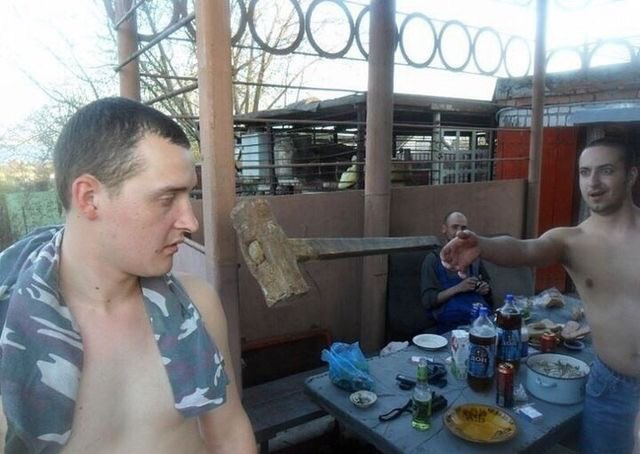
#> input picture testImage.jpg, 640 x 454 px
$ python ImageAritmericsAndLogics.py testImage.jpg
#> lines starting #> are read from the running program, lines starting #| are printed output that depends on the picture; after the words box and inside, x2 and y2 are one past the last pixel; in counts of white or black regions, pixels touching at a corner belong together
import cv2
import numpy as np
import sys


def main():
    decider = sys.argv[1]
    if (decider == "1"):
        img1 = cv2.imread('testImage.jpg')
        img1 = cv2.resize(img1, (300, 300))
        img2 = cv2.imread('im2.jpg')
        img2 = cv2.resize(img2, (300, 300))
        # total=im1+im2
        # adding 2 images pixel values
        total = cv2.add(img1, img2)
        # adding 2 images pixel values
        weight = cv2.addWeighted(img1, 0.7, img2, 0.3, 0)

        cv2.imshow('total', total)
        cv2.imshow('weight', weight)
        cv2.waitKey()
        cv2.destroyAllWindows()
    else:
        img1 = cv2.imread('testImage.jpg')
#> img1 is the input picture: shape (454, 640, 3); mean B, G, R 123.7, 120.9, 118.8
        mg1 = cv2.resize(img1, (300, 300))
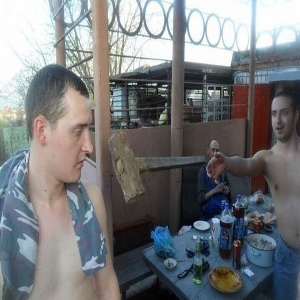
#> mg1: shape (300, 300, 3); mean B, G, R 123.6, 120.7, 118.6
        img2 = cv2.imread('im2.jpg')
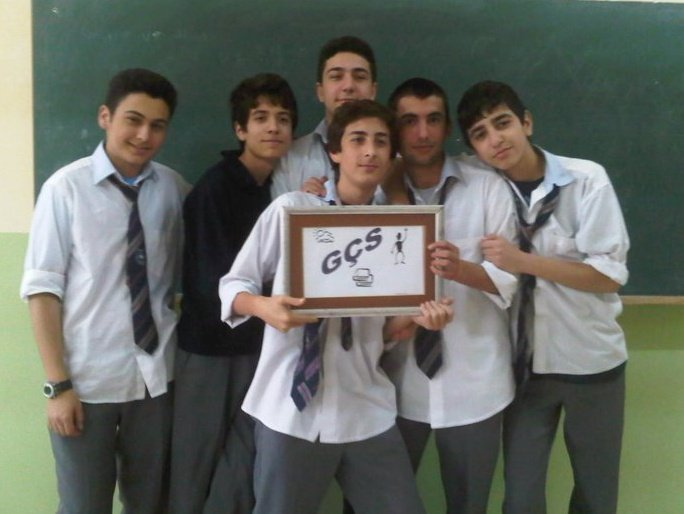
#> input picture im2.jpg, 684 x 514 px
#> img2 is the input picture: shape (514, 684, 3); mean B, G, R 98.2, 105.8, 102.1
        img2 = cv2.resize(img2, (300, 300))
#> img2: shape (300, 300, 3)

        rows, column, channel = img2.shape
#> rows = 300; column = 300; channel = 3
        # get the row column and channel info
        roi = img1[0:rows, 0:column]
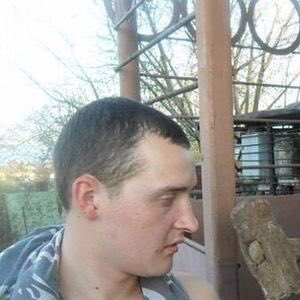
#> roi: shape (300, 300, 3); mean B, G, R 155.7, 159.6, 161.7
        # region of interest with image rows and columns

        img2Gray = cv2.cvtColor(img2, cv2.COLOR_BGR2GRAY)
        # get the image with gray scale
        ret, masks = cv2.threshold(img2Gray, 180, 255, cv2.THRESH_BINARY_INV)
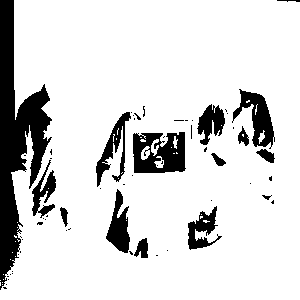
#> masks: shape (300, 300); 85.1% white; 61 black regions (46 under 20 px), largest, box (x1, y1, x2, y2) and area: (0, 0, 52, 290) 6248, (133, 132, 186, 173) 1661, (232, 89, 275, 149) 1082
        # for the values above 180 thresholds, set these values to 250 , works as binary

        mask_inv = cv2.bitwise_not(masks)  # operation for cv2 or xor nor etc.

        img1_bg = cv2.bitwise_and(roi, roi, mask=mask_inv)
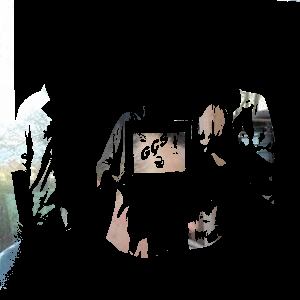
#> img1_bg: shape (300, 300, 3); mean B, G, R 25.3, 26.1, 26.2
        img2_fg = cv2.bitwise_and(img2, img2, mask=masks)

        dst = cv2.add(img1_bg, img2_fg)
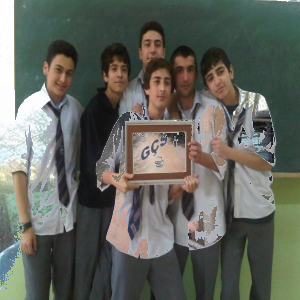
#> dst: shape (300, 300, 3); mean B, G, R 93.4, 101.1, 98.3
        img1[0:rows, 0:column] = dst
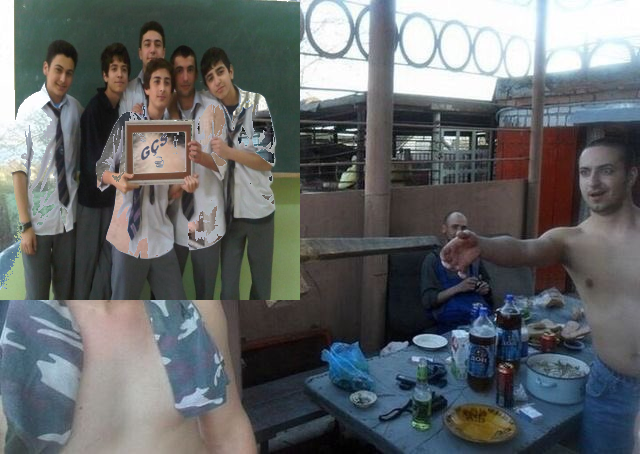
#> img1: shape (454, 640, 3); mean B, G, R 104.4, 102.8, 99.1

        cv2.imshow('roi', roi)
        cv2.imshow('res', img1)
        cv2.imshow('mask_inv', mask_inv)
        cv2.imshow('img1_bg', img1_bg)
        cv2.imshow('img2_fg', img2_fg)
        cv2.imshow('dst', dst)
        cv2.waitKey()
        cv2.destroyAllWindows()


main()
